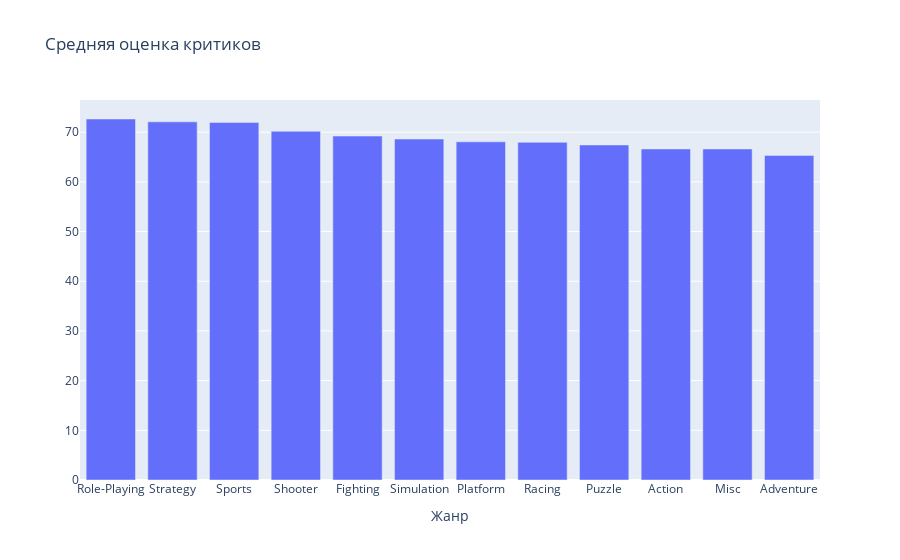

Here is the notebook cell this chart was saved with:
### Markdown cell above
Для выявления высокооцененных жанров среди критиков, построим гистограму по средним значениям оценок:

### Code cell
# <создадим таблицу отображающую среднюю оценку критиков для каждой платформы и построим гистограмму с помощью пакета plotly>
genre_critic_score = games.groupby('genre')[['critic_score']].mean()

genre_critic_score.columns = ['critic_score']
genre_critic_score.sort_values('critic_score', ascending=False, inplace=True)

trace = go.Bar(
    x=genre_critic_score.index,
    y=genre_critic_score.critic_score,
    name='critic_score'
)
data = [trace]
layout = {'title': 'Средняя оценка критиков','xaxis': {'title': 'Жанр'}}
fig = go.Figure(data=data, layout=layout)
iplot(fig, show_link=False)

### Figure 1 — Plotly figure (JSON) as saved in the notebook; plotly's stock layout.template omitted (floating-point values rounded to 4 significant figures)
{"data": [{"name": "critic_score", "type": "bar", "x": ["Role-Playing", "Strategy", "Sports", "Shooter", "Fighting", "Simulation", "Platform", "Racing", "Puzzle", "Action", "Misc", "Adventure"], "y": [72.65, 72.09, 71.97, 70.18, 69.22, 68.62, 68.06, 67.96, 67.42, 66.63, 66.62, 65.33]}], "layout": {"title": {"text": "Средняя оценка критиков"}, "xaxis": {"title": {"text": "Жанр"}}}}
